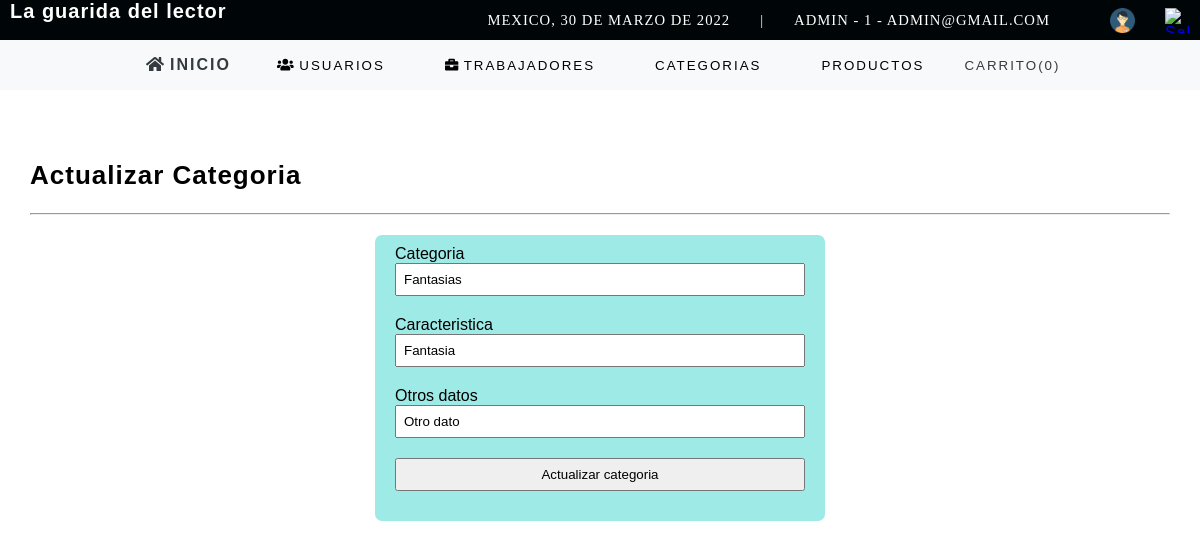
/sistema/editarcat.php?id=7 (signed in), run on the app's committed database.
### tables this page shows
CREATE TABLE `proveedor` (
  `idcat` int(11) NOT NULL,
  `categoria` varchar(100) DEFAULT NULL,
  `caracteristica` varchar(100) DEFAULT NULL,
  `descripcion` text DEFAULT NULL,
  `date_add` datetime NOT NULL DEFAULT current_timestamp(),
  `usuario_id` int(11) NOT NULL,
  `estatus` int(11) NOT NULL DEFAULT 1
);

### sistema/editarcat.php (the view, shortened to what this page needs)
 <?php
    include "../conexion.php";
    $idcat= $_REQUEST['id'];
    $query = mysqli_query($conection, "SELECT * FROM proveedor WHERE  idcat = $idcat and estatus=1");
    $res_sql = mysqli_num_rows($query);
    if($res_sql == 0)
    {
        header('Location: listatra.php');
    }
    else
    {
        while ($data = mysqli_fetch_array($query))
        {
            $categoria = $data['categoria'];
            $caracteristica = $data['caracteristica'];
            $descripcion = $data['descripcion'];
        }
    }
?>
<!DOCTYPE html>
<html >
<head>
	<?php include "includes/scripts.php"; ?>
</head>
<body>
	<?php include "includes/header.php"; ?>
	<section class="container pad-top-10">
        <div class="form_register">
            <h1>Actualizar Categoria</h1>
            <hr>
              <form class="form" action="" method="post">
                <label for="categoria">Categoria</label>
                <input class="input" type="text" name="categoria" id="categoria" placeholder="Genero del videojuego" value="<?php echo $categoria;  ?>" >
                <label for="caracteristica">Caracteristica</label>
                <input class="input" type="text" name="caracteristica" id="caracteristica" placeholder="Caracteristica videjuego" value="<?php echo $caracteristica;  ?>">
                <label for="descripcion">Otros datos</label>
                <input class="input" type="text" name="descripcion" id="descripcion" placeholder="descripcion Completa" value="<?php echo $descripcion;  ?>">
                <input class="input" type="submit" value="Actualizar categoria" class="btn-primary" >
            </form>
        </div>
	</section>
</body>
</html>

### sistema/css/config.css (style rules this page uses)
* { box-sizing: border-box; font-family: Verdana, Tahoma, sans-serif; }
html, body { margin: 0; }
:root { --color-primary: #007bff; --color-secundary: #6c757d; --color-success: #28a745; --color-info: #17a2b8; --color-warning: #ffc107; --color-danger: #dc3545; --color-light: #f8f9fa; --color-dark: #343a40; --color-primary-clear: #007bffb9; --color-secundary-clear: #6c757da4; --color-success-clear: #28a74694; --color-info-clear: #17a3b8a8; --color-warning-clear: #ffc1079a; --color-danger-clear: #dc3546c7; --color-primary-darked: #AC4E17; --color-secundary-darked: #1E2413; --color-success-darked: #0e4e30; --color-info-darked: #11626e; --color-warning-darked: #af8300; --color-danger-darked: #85212b; --color-light-darked: #c1c2c4; --color-dark-darked: #1b1f22; --border-color: #b4b4b4; --container-padding: 1em ; }

### sistema/css/grid.css (style rules this page uses)
.container, .container-fluid, .container-sm, .container-md, .container-lg, .container-xl { width: 100%; margin: 0 auto; }
@media (min-width: 576px) { .container, .container-sm { max-width: 540px; } }
@media (min-width: 768px) { .container, .container-sm, .container-md { max-width: 720px; } }
@media (min-width: 992px) { .container, .container-sm .container-md, .container-lg { max-width: 960px; } }
@media (min-width: 1200px) { .container, .container-sm, .container-md, .container-lg, .container-xl { max-width: 1140px; } }

### sistema/css/text.css (style rules this page uses)
h1, h2, h3, h4, h5, h6 { margin-top: 0; }
h1, h2, h3, h4, h5, h6, .h1, .h2, .h3, .h4, .h5, .h6 { font-family: 'arial'; font-weight: bold; letter-spacing: 1px; }
h1, .h1 { font-size: 26px; }

### sistema/css/padding.css (style rules this page uses)
.pad-top-10 { padding-top: 10em; }

### sistema/css/form.css (style rules this page uses)
.form { width: 450px; margin: auto; background: rgba(13, 202, 193, 0.4); padding: 10px 20px; box-sizing: border-box; margin-top: 20px; border-radius: 7px; }
.input { width: 100%; margin-bottom: 20px; padding: 7px; box-sizing: border-box; }

### data on the page
proveedor: categoria "Fantasias", caracteristica "Fantasia", descripcion "Otro dato"

### other printed values
fechaC() "30 DE MARZO DE 2022"
$_SESSION['user'] "ADMIN"
$_SESSION['rol'] "1"
$_SESSION['email'] "ADMIN@GMAIL.COM"
